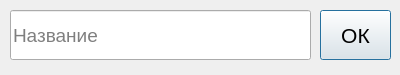
<?xml version="1.0" encoding="UTF-8"?>
<ui version="4.0">
 <class>Dialog</class>
 <widget class="QDialog" name="Dialog">
  <property name="geometry">
   <rect>
    <x>0</x>
    <y>0</y>
    <width>400</width>
    <height>75</height>
   </rect>
  </property>
  <property name="minimumSize">
   <size>
    <width>400</width>
    <height>75</height>
   </size>
  </property>
  <property name="maximumSize">
   <size>
    <width>400</width>
    <height>75</height>
   </size>
  </property>
  <property name="windowTitle">
   <string>Добавить</string>
  </property>
  <widget class="QLineEdit" name="text">
   <property name="geometry">
    <rect>
     <x>10</x>
     <y>10</y>
     <width>301</width>
     <height>50</height>
    </rect>
   </property>
   <property name="font">
    <font>
     <pointsize>14</pointsize>
    </font>
   </property>
   <property name="placeholderText">
    <string>Название</string>
   </property>
  </widget>
  <widget class="QPushButton" name="acccept">
   <property name="geometry">
    <rect>
     <x>320</x>
     <y>10</y>
     <width>71</width>
     <height>50</height>
    </rect>
   </property>
   <property name="font">
    <font>
     <pointsize>16</pointsize>
    </font>
   </property>
   <property name="text">
    <string>ОК</string>
   </property>
  </widget>
 </widget>
 <resources/>
 <connections/>
</ui>
